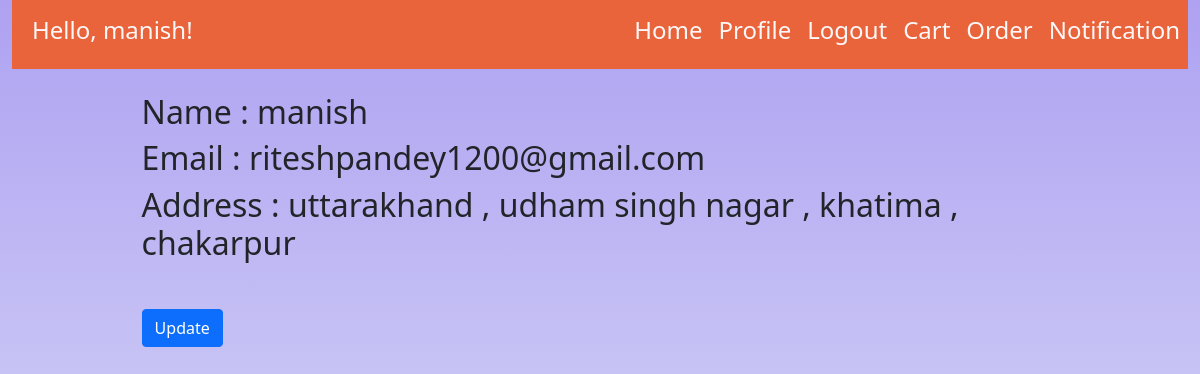
/profile (signed in), run on the app's committed database.
### user/models.py (models this page shows, shortened)
class Profile(models.Model):
    user = models.OneToOneField(User , on_delete=models.CASCADE)
    auth_token = models.CharField(max_length=100 )
    is_verified = models.BooleanField(default=False)
    created_at = models.DateTimeField(auto_now_add=True)
    address = models.TextField(default = None)

### user/view/profile.py (the view)
# urls.py: path('profile' , profile , name = 'profile'),
@login_required(login_url='/login')
def profile(req):
    user_obj = req.user
    profile_obj = Profile.objects.filter(user = user_obj).first()
    if profile_obj is None:
        return redirect('/login')
    return render(req, 'user/profile.html' , {'profile':profile_obj})

### user/templates/user/profile.html (shortened to what this page needs)
{% extends 'user/base.html' %}
{% block content %}
<html>
    <head>
    </head>
    <body>
        <br>
        <div class="container center_div">
            <h2>Name : {{profile.user.username}}<h2>
            <h2>Email : {{profile.user.email}}<h2>
            <h2>Address : {{profile.address}}<h2><br>
            <button type="button" class="btn btn-primary"> <a href = "{% url 'update'%}" style = "text-decoration: none; color:white" >Update</a> </button>
        </div>
    </body>
{% endblock %}

### user/templates/user/base.html (shortened to what this page needs)
<html>
  <head>
    <link href="https://cdn.jsdelivr.net/npm/bootstrap@5.1.3/dist/css/bootstrap.min.css" rel="stylesheet">
  </head>
  <body style= "min-height: 100%; background-image:  linear-gradient(rgba(140, 122, 236, 0.7),rgba(216, 224, 245, 0.7)),url(images\background-wallpaper.jpg);">
  <div class="container-fluid" >
    <nav class="navbar navbar-expand-lg " style= " background-color: #E9633B">
      <div style="margin-left: 20px; color: rgb(252, 248, 248);">
        <h4>Hello, {{ user.username|default:'Guest' }}! </h4>
      </div>
      <div class="collapse navbar-collapse justify-content-end" >
        <ul class="navbar-nav" >
        <li class="nav-item active" >
            <h4><a class="nav-link" style="color: rgb(252, 248, 248) !important;" href="{% url 'user'%} ">Home </a></h4>
        </li>
      {% if user.is_authenticated %}
        <li class="nav-item active">
            <h4><a class="nav-link" href="{% url 'profile'%} " style="color: rgb(252, 248, 248) !important;">Profile </a></h4>
        </li>
        <li class="nav-item active">
            <h4><a class="nav-link" href="{% url 'logout'%} " style="color: rgb(252, 248, 248) !important;">Logout </a></h4>
        </li>
        <li class="nav-item">
            <h4><a class="nav-link" href="{% url 'cart'%}" style="color: rgb(252, 248, 248) !important;">Cart</a></h4>
        </li>
        <li class="nav-item">
            <h4><a class="nav-link" href="{% url 'order'%}" style="color: rgb(252, 248, 248) !important;">Order</a></h4>
        </li>
        <li class="nav-item">
          <h4><a class="nav-link" href="{% url 'notification'%}" style="color: rgb(252, 248, 248) !important;">Notification</a></h4>
        </li>
        </ul>
      </div>
      {% endif %}
    </nav>
    {% block content %}
    {% endblock %}
  </div>
  </body>
</html>

### user/templates/user/profile.html (style rules this page uses)
.center_div { margin: 0 auto; width:80% }

### data on the page
Profile: user.username "manish", user.email "riteshpandey1200@gmail.com", address "uttarakhand , udham singh nagar , khatima , chakarpur"

### other printed values
{{ user.username|default:'Guest' }} "manish"
